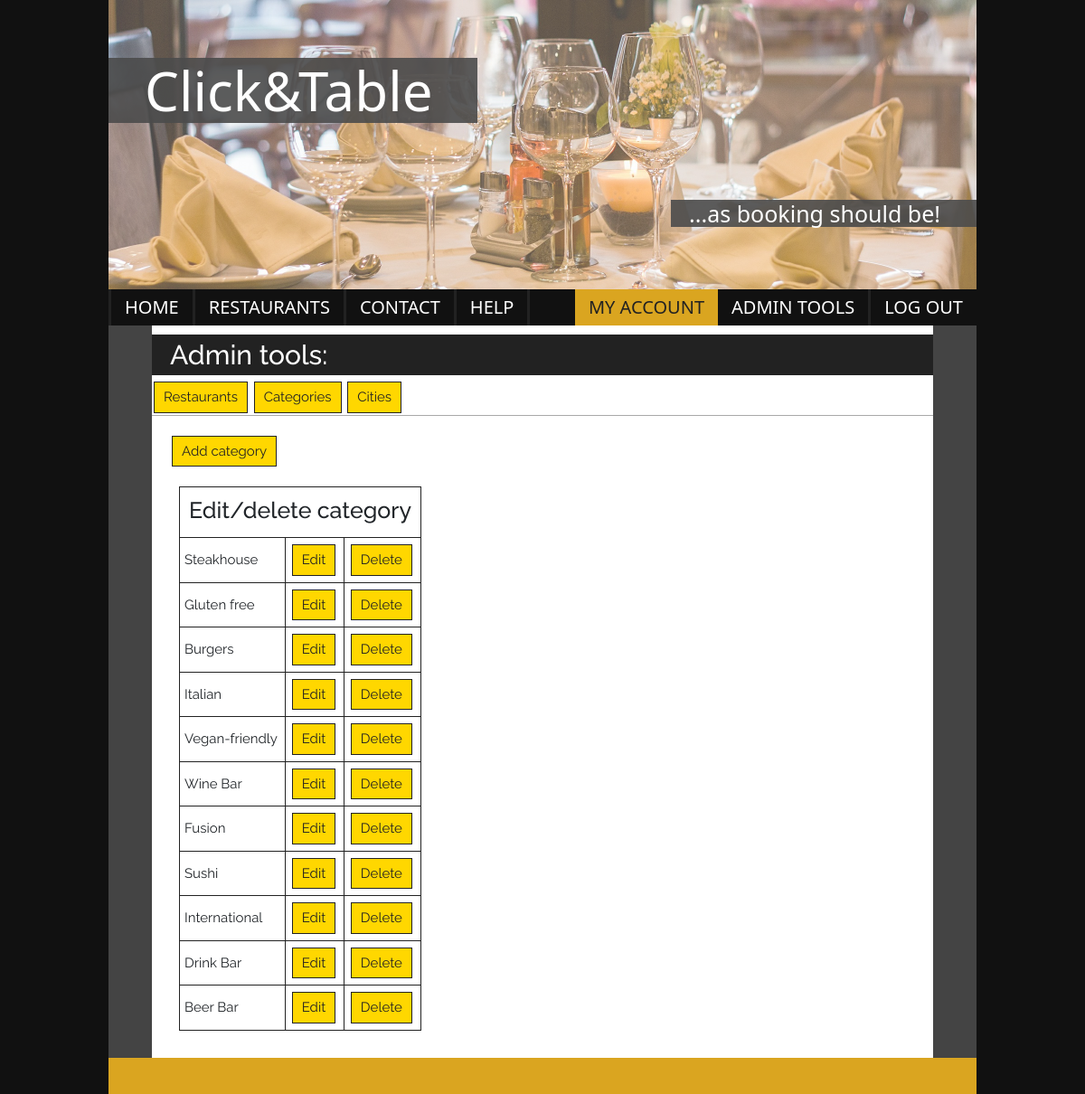
Screenshot of /admin_categories/ (signed in) with the database file from the repository.
### click_and_table/models.py (models this page shows, shortened)
class Category(models.Model):
    name = models.CharField(max_length=64)

### click_and_table/views.py (the view)
# urls.py: path('admin_categories/', AdminCategoriesView.as_view(), name="admin_categories"),
class AdminCategoriesView(View):
    def get(self, request):
        categories = Category.objects.all()
        return render(request, 'admin_categories.html', {'categories': categories})

### templates/admin_categories.html
{% extends 'admin_tools.html' %}
{% block content %}
    <a href="{% url 'category_add' %}">Add category</a>
    <section class="categories-lst-admin">
        <table>
            <tr>
                <th colspan="3"><h3>Edit/delete category</h3></th>
            </tr>
            {% for category in categories %}
            <tr>
                <td>{{ category.name }}</td>
                <td><a href="{% url 'category_edit' category.pk %}">Edit</a></td>
                <td><a href="{% url 'category_delete' category.id %}">Delete</a></td>
            </tr>
            {% endfor %}
        </table>
    </section>
{% endblock %}

### templates/__base__.html (shortened to what this page needs)
{% load static %}
<!DOCTYPE html>
<html lang="en">
<head>
    <link href="https://cdn.jsdelivr.net/npm/bootstrap@5.0.1/dist/css/bootstrap.min.css" rel="stylesheet"
>
    <link rel="stylesheet" href="{% static 'css/style.css' %}">
</head>
<header>
    <h1>Click&Table</h1>
    <h2>...as booking should be!</h2>
</header>
<body>
<nav>
    <section class="menu">
        <a href="/" class="btn-home">Home</a>
        <a href="{% url 'restaurant_list' %}" class="btn-restaurants">Restaurants</a>
        <a href="{% url 'contact_us' %}" class="btn-contact">Contact</a>
        <a href="{% url 'help' %}" class="btn-help">Help</a>
    </section>
    <section class="login">
        {% if user.is_authenticated %}
            <a class="login-btn btn-account" href="{% url 'my_account' %}">My account</a>
            {% for group in user.groups.all %}
                {% if group.name == "Admin" %}
                    <a class="login-btn btn-admin" href="{% url 'admin_tools' %}">Admin tools</a>
                {% endif %}
            {% endfor %}
            <a class="login-btn btn-logout" href="{% url 'logout' %}">Log out</a>>
        {% else %}
            <a class="login-btn btn-login" href="{% url 'login' %}">Log in</a>
            <a class="login-btn btn-register" href="{% url 'registration' %}">Register</a>
        {% endif %}
    </section>
</nav>
<main>
    {% block main %}{% endblock %}
</main>
</body>
<footer>
</footer>
</html>

### click_and_table/static/css/style.css (style rules this page uses)
* { margin: 0; padding: 0; box-sizing: border-box; }
html { font-size: 10px; font-family: 'Raleway', 'Arial', sans-serif; background-color: #111; }
body { width: 80vw; max-width: 1280px; margin: 0 auto; }
header { position: relative; height: 40vh; background-image: url('../images/restaurant-449952_1920.jpg'); background-size: cover; opacity: 0.7; text-align: left; background-position: 50% 75%; }
header h1 { position: absolute; left: 0; top: 20%; display: inline-block; font-size: 6rem; color: white; background-color: rgba(0, 0, 0, 0.9); padding: 0 50px 0 40px; }
header h2 { position: absolute; right: 0; bottom: 20%; display: inline-block; color: white; font-size: 2.5rem; background-color: rgba(0, 0, 0, 0.9); padding: 0 40px 0 20px; text-align: center; }
main { position: relative; max-width: 1280px; background-color: #444; }
nav { background-color: #111; font-size: 0; }
.menu a, .login a { display: inline-block; padding: 5px 15px; text-decoration: none; font-size: 20px; text-transform: uppercase; font-weight: 500; }
.menu a, .btn-register, .btn-logout, .btn-admin { color: white; }
.btn-admin { border-right: solid #222; }
.btn-home { border-left: solid #222222; }
.menu a { border-right: solid #222; }
.btn-login, .btn-account { background-color: goldenrod; color: #222; }
.menu { float: left; font-size: 0; }
.login { text-align: right; font-size: 0; }
.admin h3 { font-size: 2.5rem; line-height: 3rem; font-family: 'Raleway', 'Arial', sans-serif; }
.admin a { display: inline-block; background-color: gold; border: #222 solid 1px; margin: 2px; padding: 5px 10px; text-decoration: none; color: #222222; font-size: 1.5rem; font-family: 'Raleway', 'Arial', sans-serif; }
.admin table { margin: 20px 10px; font-family: 'Raleway', 'Arial', sans-serif; border: #222 solid 1px; }
.admin th { border: #222 solid 1px; font-size: 1.5rem; padding: 5px; width: auto; }
.admin td { border: #222 solid 1px; font-size: 1.5rem; padding: 5px; width: auto; }
.admin table h3 { padding: 5px; }
.my-account th, td { border: #222 solid 1px; font-size: 1.5rem; padding: 5px; width: auto; }
footer { height: 5vh; background-color: goldenrod; }

### rows the page displays
Category: name "Steakhouse"
Category: name "Gluten free"
Category: name "Burgers"
Category: name "Italian"
Category: name "Vegan-friendly"
Category: name "Wine Bar"
Category: name "Fusion"
Category: name "Sushi"
Category: name "International"
Category: name "Drink Bar"
Category: name "Beer Bar"
